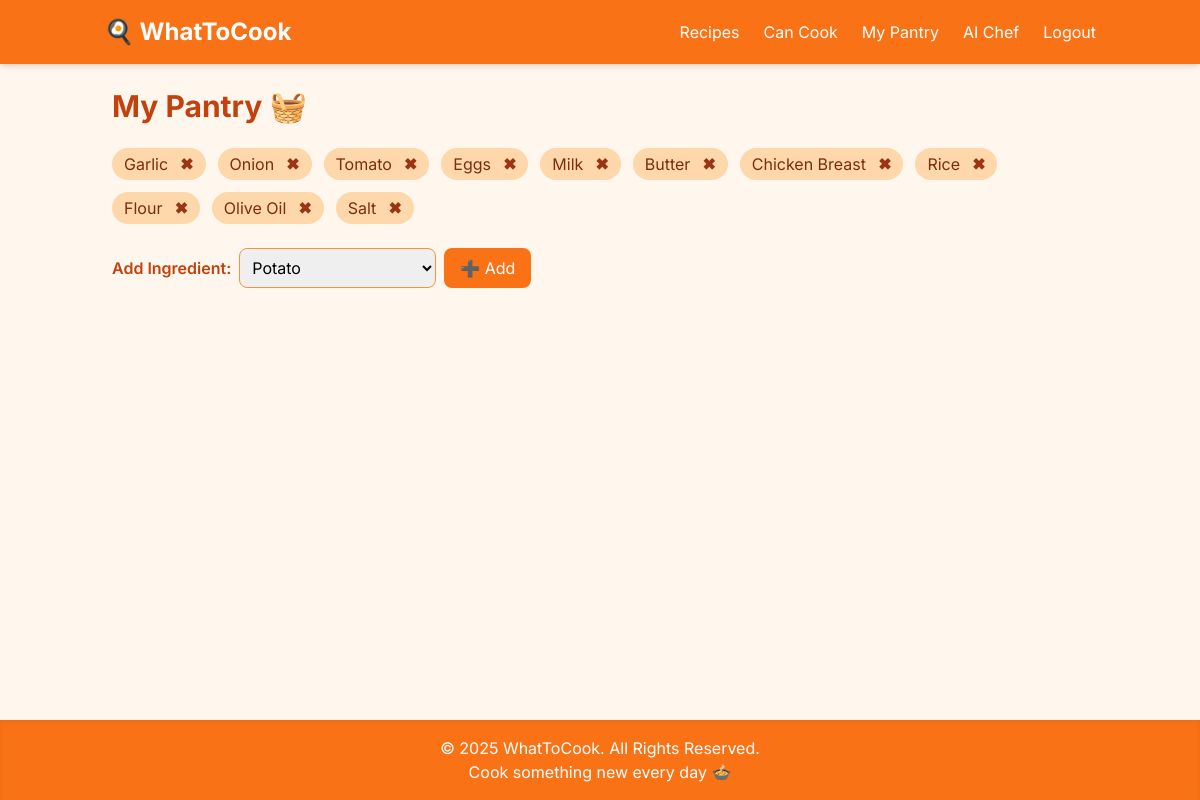
Screenshot of /legacy/pantry/ (signed in) with the database file from the repository.
### GetFood/models.py (models this page shows, shortened)
class Ingredient(models.Model):
    name = models.CharField(max_length=100, unique=True)
    calories_per_100g = models.FloatField(null=True, blank=True)
    category = models.CharField(max_length=50, blank=True)

### GetFood/views.py (the view, shortened to what this page needs)
# urls.py: path("legacy/pantry/", views.pantry, name="pantry"),
@login_required
def pantry(request):
    user_pantry, _ = UserPantry.objects.get_or_create(user=request.user)
    ingredients = user_pantry.ingredients.all()
    available_ingredients = Ingredient.objects.exclude(id__in=ingredients)
    return render(request, "GetFood/pantry.html", {
        "ingredients": ingredients,
        "available_ingredients": available_ingredients,
    })

### GetFood/templates/GetFood/pantry.html (shortened to what this page needs)
{% extends "GetFood/layout.html" %}
{% block content %}
<h1 class="text-3xl font-bold text-orange-700 mb-6">My Pantry 🧺</h1>
{% if ingredients %}
    <ul class="flex flex-wrap gap-3 mb-6">
        {% for i in ingredients %}
        <li class="flex items-center bg-orange-200 rounded-full text-orange-900 px-3 py-1">
            {{ i.name }}
            <form method="POST" class="inline ml-2">
                <button type="submit" class="ml-1 text-orange-800 hover:text-red-600 font-bold">✖</button>
            </form>
        </li>
        {% endfor %}
    </ul>
{% else %}
    <p class="text-gray-600 mb-6">Your pantry is empty 😢</p>
{% endif %}
<form method="POST" class="mt-4 flex flex-wrap items-center gap-2">
    <label class="font-semibold text-orange-700">Add Ingredient:</label>
    <select name="ingredient_id" class="border border-orange-400 rounded-lg p-2">
        {% for i in available_ingredients %}
        <option value="{{ i.id }}">{{ i.name }}</option>
        {% endfor %}
    </select>
    <button class="bg-orange-500 text-white px-4 py-2 rounded-lg hover:bg-orange-600">
        ➕ Add
    </button>
</form>
{% endblock %}

### GetFood/templates/GetFood/layout.html (style rules this page uses)
body { font-family: 'Inter', sans-serif; }

### rows the page displays
Ingredient: name "Garlic"
Ingredient: name "Onion"
Ingredient: name "Tomato"
Ingredient: name "Eggs"
Ingredient: name "Milk"
Ingredient: name "Butter"
Ingredient: name "Chicken Breast"
Ingredient: name "Rice"
Ingredient: name "Flour"
Ingredient: name "Olive Oil"
Ingredient: name "Salt"

### other values shown
form field ingredient_id "Potato"
